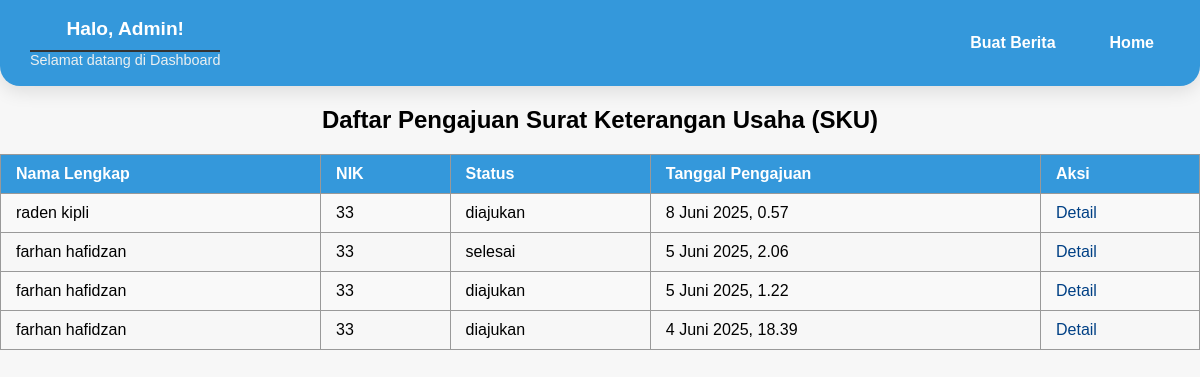
Screenshot of /sku/daftar/ (signed in) with the database file from the repository.
### kembang/models.py (models this page shows, shortened)
class SKUPengajuan(models.Model):
    user = models.ForeignKey(User, on_delete=models.CASCADE)
    nama_lengkap = models.CharField(max_length=100)
    nik = models.CharField(max_length=16)
    no_whatsapp = models.CharField(max_length=15)
    npwp = models.CharField(max_length=50, blank=True, null=True)  # jadi bisa kosong
    surat_pengantar = models.FileField(upload_to='SKU/surat_pengantar/')
    surat_permohonan = models.FileField(upload_to='SKU/surat_permohonan/')
    foto_ktp = models.ImageField(upload_to='SKU/foto_ktp/')
    foto_kk = models.ImageField(upload_to='SKU/foto_kk/')
    surat_kuasa = models.ImageField(upload_to='SKU/surat_kuasa/', blank=True, null=True)
    status = models.CharField(max_length=20, choices=STATUS_CHOICES, default='diajukan')
    hasil_surat = models.FileField(upload_to='SKU/hasil_surat/', blank=True, null=True)
    tanggal_pengajuan = models.DateTimeField(auto_now_add=True)

### kembang/views.py (the view)
# urls.py: path('sku/daftar/', views.daftar_sku, name='daftar_sku'),
@staff_member_required
def daftar_sku(request):
    sku = SKUPengajuan.objects.all().order_by('-tanggal_pengajuan')
    return render(request, 'admin/daftar_sku.html', {'sku': sku})

### kembang/templates/admin/daftar_sku.html (shortened to what this page needs)
{%load static%}
<!DOCTYPE html>
<html lang="id">
<head>
    <link rel="stylesheet" href="{% static 'css/daftar_pindah.css' %}">
</head>
<body>
     <nav class="admin-navbar" data-aos="fade-down">
  <div class="admin-navbar-content">
    <div class="admin-brand">
      <link rel="stylesheet" href="{% static 'img/logo tegar.png' %}">
      <div class="admin-title">
        <h1>Halo, Admin!</h1>
        <p>Selamat datang di Dashboard</p>
      </div>
    </div>
    <ul class="admin-nav-links">
     <li> <a href="{% url 'announcement_manage'%}">Buat Berita</a></li>
     <li> <a href="{% url 'home'%}">Home</a></li>
    </ul>
  </div>
</nav>
    <h2>Daftar Pengajuan Surat Keterangan Usaha (SKU)</h2>
    <table border="1" cellpadding="8" cellspacing="0">
        <tr>
            <th>Nama Lengkap</th>
            <th>NIK</th>
            <th>Status</th>
            <th>Tanggal Pengajuan</th>
            <th>Aksi</th>
        </tr>
        {% for item in sku %}
        <tr>
            <td>{{ item.nama_lengkap }}</td>
        <td>{{ item.nik }}</td>
        <td>{{ item.status }}</td>
        <td>{{ item.tanggal_pengajuan }}</td>
        <td><a href="{% url 'detail_pengajuan_sku' item.pk %}">Detail</a></td>
        </tr>
        {% empty %}
        <tr>
            <td colspan="5">Belum ada pengajuan.</td>
        </tr>
        {% endfor %}
    </table>
</body>
</html>

### kembang/static/css/daftar_pindah.css (style rules this page uses)
body { font-family: Arial, sans-serif; background-color: #f7f7f7; margin: 0; padding: 0; }
h2 { text-align: center; }
a { color: #3498db; text-decoration: none; }
.admin-navbar { background: #3498DB; box-shadow: 0 6px 18px rgba(0, 0, 0, 0.1); padding: 18px 30px; border-radius: 0 0 20px 20px; position: relative; z-index: 10; font-family: 'Poppins', sans-serif; color: #fff; }
.admin-navbar-content { display: flex; align-items: center; justify-content: space-between; flex-wrap: wrap; gap: 20px; }
.admin-brand { display: flex; align-items: center; gap: 15px; }
.admin-title h1 { margin: 0; font-size: 1.2rem; color: #ffffff; }
.admin-title p { margin: 0; font-size: 0.9rem; color: #ecf0f1; }
.admin-nav-links { list-style: none; display: flex; gap: 22px; margin: 0; padding: 0; }
.admin-nav-links li a { text-decoration: none; font-weight: 600; color: #ffffff; padding: 8px 16px; border-radius: 8px; transition: background-color 0.3s ease, color 0.3s ease; }
h1 { text-align: center; border-bottom: 2px solid #333; padding-bottom: 10px; margin-bottom: 30px; }
table { width: 100%; border-collapse: collapse; margin-bottom: 30px; }
th, td { border: 1px solid #999; padding: 10px 15px; text-align: left; }
th { background-color: #3498db; color: white; font-weight: bold; }
tr:nth-child(even) { background-color: #f9f9f9; }
a { color: #004085; text-decoration: none; }

### rows the page displays
SKUPengajuan: nama_lengkap "raden kipli", nik "33", status "diajukan", tanggal_pengajuan "8 Juni 2025, 0.57"
SKUPengajuan: nama_lengkap "farhan hafidzan", nik "33", status "selesai", tanggal_pengajuan "5 Juni 2025, 2.06"
SKUPengajuan: nama_lengkap "farhan hafidzan", nik "33", status "diajukan", tanggal_pengajuan "5 Juni 2025, 1.22"
SKUPengajuan: nama_lengkap "farhan hafidzan", nik "33", status "diajukan", tanggal_pengajuan "4 Juni 2025, 18.39"
